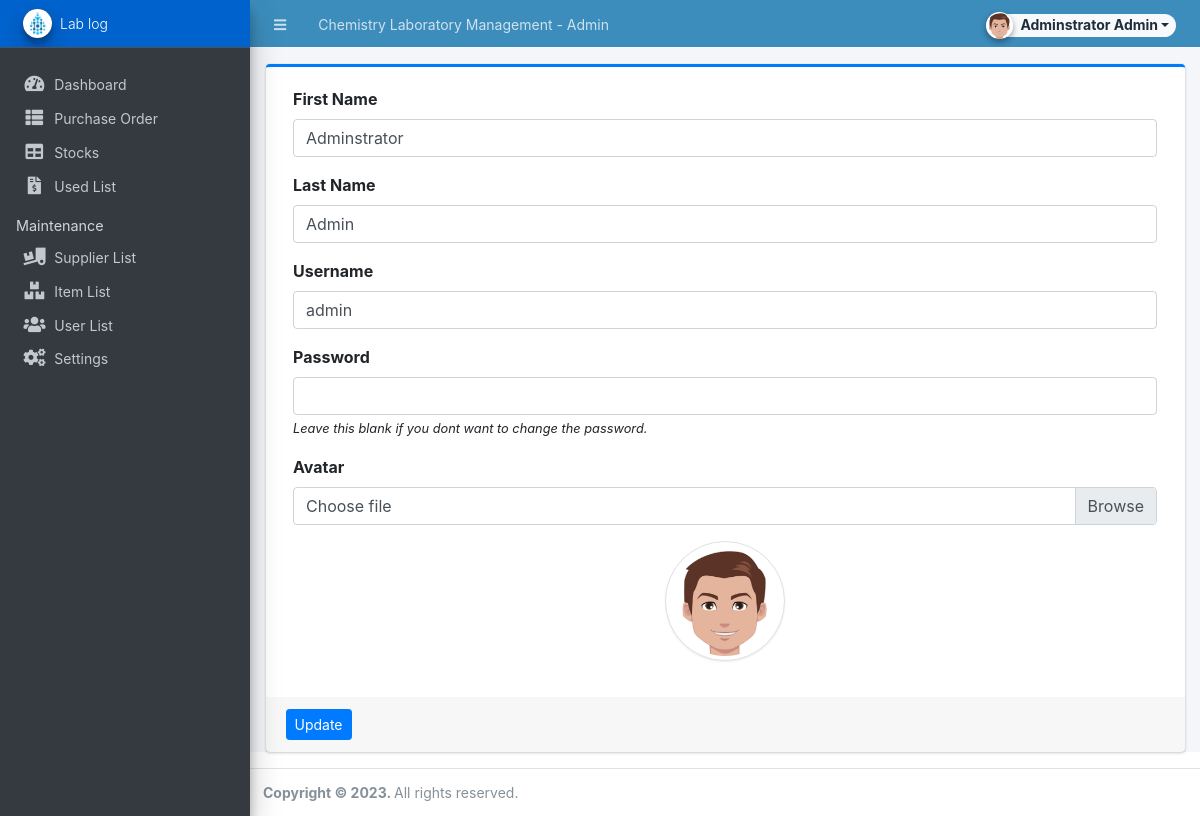
The app's page /admin/?page=user (signed in) with its own data.
### tables this page shows
CREATE TABLE `users` (
  `id` int(50) NOT NULL,
  `firstname` varchar(250) NOT NULL,
  `middlename` text DEFAULT NULL,
  `lastname` varchar(250) NOT NULL,
  `username` text NOT NULL,
  `password` text NOT NULL,
  `avatar` text DEFAULT NULL,
  `last_login` datetime DEFAULT NULL,
  `type` tinyint(1) NOT NULL DEFAULT 0,
  `date_added` datetime NOT NULL DEFAULT current_timestamp(),
  `date_updated` datetime DEFAULT NULL ON UPDATE current_timestamp()
);

### classes/DBConnection.php (called while the page is built, shortened)
<?php
class DBConnection{
    private $host = DB_SERVER;
    private $username = DB_USERNAME;
    private $password = DB_PASSWORD;
    private $database = DB_NAME;
    public $conn;
    public function __construct(){
        if (!isset($this->conn)) {
            $this->conn = new mysqli($this->host, $this->username, $this->password, $this->database);
        }
    }
}
?>

### classes/SystemSettings.php (called while the page is built, shortened)
<?php
class SystemSettings extends DBConnection{
	function userdata($field = ''){
		if(!empty($field)){
			if(isset($_SESSION['userdata'][$field]))
				return $_SESSION['userdata'][$field];
			else
				return null;
		}else{
			return false;
		}
	}
}
$_settings = new SystemSettings();
?>

### config.php (called while the page is built, shortened)
<?php
require_once('classes/DBConnection.php');
require_once('classes/SystemSettings.php');
function validate_image($file){
	if(!empty($file)){
        $ex = explode('?',$file);
        $file = $ex[0];
        $param =  isset($ex[1]) ? '?'.$ex[1]  : '';
		if(is_file(base_app.$file)){
			return base_url.$file.$param;
		}else{
			return base_url.'dist/img/cover.jpg';
		}
	}else{
		return base_url.'dist/img/cover.jpg';
	}
}
?>

### admin/user/index.php (the view, shortened to what this page needs)
<?php
$user = $conn->query("SELECT * FROM users where id ='".$_settings->userdata('id')."'");
foreach($user->fetch_array() as $k =>$v){
	$meta[$k] = $v;
}
?>
<div class="card card-outline card-primary">
	<div class="card-body">
		<div class="container-fluid">
			<form action="" id="manage-user">
				<div class="form-group">
					<label for="name">First Name</label>
					<input type="text" name="firstname" id="firstname" class="form-control" value="<?php echo isset($meta['firstname']) ? $meta['firstname']: '' ?>" required>
				</div>
				<div class="form-group">
					<label for="name">Last Name</label>
					<input type="text" name="lastname" id="lastname" class="form-control" value="<?php echo isset($meta['lastname']) ? $meta['lastname']: '' ?>" required>
				</div>
				<div class="form-group">
					<label for="username">Username</label>
					<input type="text" name="username" id="username" class="form-control" value="<?php echo isset($meta['username']) ? $meta['username']: '' ?>" required  autocomplete="off">
				</div>
				<div class="form-group">
					<label for="password">Password</label>
					<input type="password" name="password" id="password" class="form-control" value="" autocomplete="off">
					<small><i>Leave this blank if you dont want to change the password.</i></small>
				</div>
				<div class="form-group">
					<label for="" class="control-label">Avatar</label>
					<div class="custom-file">
		              <label class="custom-file-label" for="customFile">Choose file</label>
		            </div>
				</div>
				<div class="form-group d-flex justify-content-center">
					<img src="<?php echo validate_image(isset($meta['avatar']) ? $meta['avatar'] :'') ?>" alt="" id="cimg" class="img-fluid img-thumbnail">
				</div>
			</form>
		</div>
	</div>
	<div class="card-footer">
			<div class="col-md-12">
				<div class="row">
					<button class="btn btn-sm btn-primary" form="manage-user">Update</button>
				</div>
			</div>
		</div>
</div>

### admin/user/index.php (style rules this page uses)
img#cimg { height: 15vh; width: 15vh; object-fit: cover; border-radius: 100% 100%; }

### records on screen
users: firstname "Adminstrator", lastname "Admin", username "admin", avatar (picture)

### other values on screen
$_settings->info('name') "Chemistry Laboratory Management"
$_settings->userdata('firstname').' '.$_settings->userdata('lastname') "Adminstrator Admin"
$_settings->info('short_name') "Lab log"
